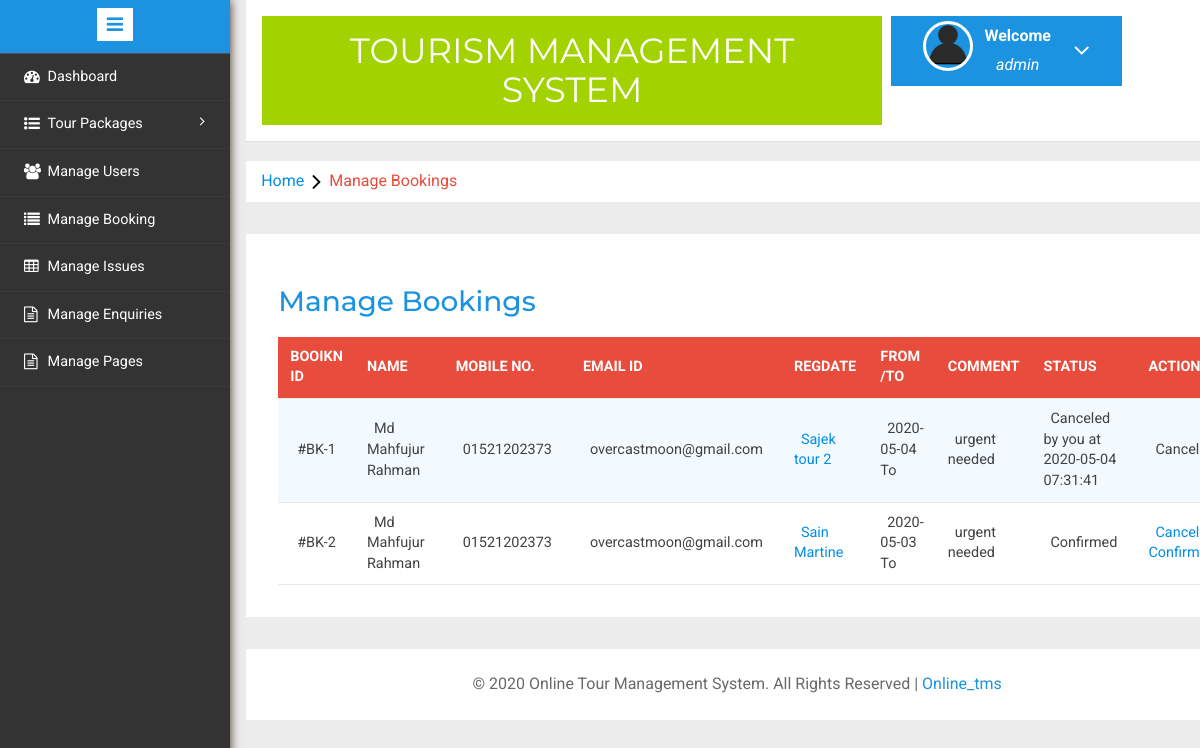
The app's page /admin/manage-bookings.php (signed in) with its own data.
### tables this page shows
CREATE TABLE `tbl_user` (
  `id` int(11) NOT NULL,
  `fullname` varchar(50) NOT NULL,
  `mobile` varchar(20) NOT NULL,
  `email` varchar(50) NOT NULL,
  `password` varchar(50) NOT NULL,
  `regdate` timestamp NOT NULL DEFAULT CURRENT_TIMESTAMP ON UPDATE CURRENT_TIMESTAMP,
  `upda` timestamp NOT NULL DEFAULT '0000-00-00 00:00:00' ON UPDATE CURRENT_TIMESTAMP
);

CREATE TABLE `tbl_booking` (
  `id` int(11) NOT NULL,
  `packageid` varchar(255) NOT NULL,
  `useremail` varchar(255) NOT NULL,
  `fromdate` varchar(255) NOT NULL,
  `todate` varchar(255) NOT NULL,
  `comment` text NOT NULL,
  `regdate` timestamp NOT NULL DEFAULT CURRENT_TIMESTAMP ON UPDATE CURRENT_TIMESTAMP,
  `status` varchar(255) NOT NULL,
  `cancellby` varchar(255) NOT NULL,
  `updatedate` timestamp NOT NULL DEFAULT '0000-00-00 00:00:00' ON UPDATE CURRENT_TIMESTAMP
);

CREATE TABLE `tbl_tourpackage` (
  `id` int(11) NOT NULL,
  `packagename` varchar(255) NOT NULL,
  `packagetype` varchar(20) NOT NULL,
  `packagelocation` varchar(20) NOT NULL,
  `pakageprice` varbinary(255) NOT NULL,
  `packagefetures` text NOT NULL,
  `packagedetails` text NOT NULL,
  `packageimage` varchar(255) NOT NULL,
  `createdate` timestamp NOT NULL DEFAULT CURRENT_TIMESTAMP ON UPDATE CURRENT_TIMESTAMP,
  `updatedate` timestamp NOT NULL DEFAULT '0000-00-00 00:00:00' ON UPDATE CURRENT_TIMESTAMP
);

### admin/manage-bookings.php (the view, shortened to what this page needs)
<?php
include('includes/config.php');
if(strlen($_SESSION['alogin'])==0)
{
	header('location:index.php');
}
else{
?>
<!DOCTYPE HTML>
<html>
	<head>
		<link href="css/bootstrap.min.css" rel='stylesheet' type='text/css' />
		<link href="css/style.css" rel='stylesheet' type='text/css' />
		<link rel="stylesheet" href="css/morris.css" type="text/css"/>
		<link href="css/font-awesome.css" rel="stylesheet">
		<link rel="stylesheet" type="text/css" href="css/table-style.css" />
		<link rel="stylesheet" type="text/css" href="css/basictable.css" />
		<link rel="stylesheet" href="css/icon-font.min.css" type='text/css' />
	</head>
	<body>
		<div class="page-container">
			<div class="left-content">
				<div class="mother-grid-inner">
					<?php include('includes/header.php');?>
				</div>
				<ol class="breadcrumb">
					<li class="breadcrumb-item"><a href="index.html">Home</a><i class="fa fa-angle-right"></i>Manage Bookings</li>
				</ol>
				<div class="agile-grids">
					<div class="agile-tables">
						<div class="w3l-table-info">
							<h2>Manage Bookings</h2>
							<table id="table">
								<thead>
									<tr>
										<th>Booikn id</th>
										<th>Name</th>
										<th>Mobile No.</th>
										<th>Email Id</th>
										<th>RegDate </th>
										<th>From /To </th>
										<th>Comment </th>
										<th>Status </th>
										<th>Action </th>
									</tr>
								</thead>
								<tbody>
									<?php $sql = "SELECT tbl_booking.id as bookid,tbl_user.fullname as fname,tbl_user.mobile as mnumber,tbl_user.email as email,tbl_tourpackage.packagename as pckname,tbl_booking.packageid as pid,tbl_booking.fromdate as fdate,tbl_booking.todate as tdate,tbl_booking.comment as comment,tbl_booking.status as status,tbl_booking.cancellby as cancelby,tbl_booking.updatedate as upddate from tbl_user JOIN  tbl_booking on  tbl_booking.useremail=tbl_user.email join tbl_tourpackage on tbl_tourpackage.id=tbl_booking.packageid";
									$query=mysqli_query($con,$sql);
									$num=mysqli_num_rows($query);
									if ($num>0) {
										$cont=1;
										while ($result=mysqli_fetch_array($query)) {
									?>
									<tr>
										<td>#BK-<?php echo htmlentities($result['bookid']);?></td>
										<td><?php echo htmlentities($result['fname']);?></td>
										<td><?php echo htmlentities($result['mnumber']);?></td>
										<td><?php echo htmlentities($result['email']);?></td>
										<td><a href="update-package.php?pid=<?php echo htmlentities($result['pid']);?>"><?php echo htmlentities($result['pckname']);?></a></td>
										<td><?php echo htmlentities($result['fdate']);?> To <?php echo htmlentities($result['todate']);?></td>
										<td><?php echo htmlentities($result['comment']);?></td>
										<td><?php if($result['status']==0)
											{
												echo "Pending";
											}
											if($result['status']==1)
											{
												echo "Confirmed";
											}
											if($result['status']==2 and  $result['cancelby']=='a')
											{
												echo "Canceled by you at " .$result['upddate'];
											}
										?></td>
										<?php if($result['status']==2)
										{
										?><td>Cancelled</td>
										<?php } else {?>
										<td><a href="manage-bookings.php?bkid=<?php echo htmlentities($result['bookid']);?>" onclick="return confirm('Do you really want to cancel booking')" >Cancel</a> / <a href="manage-bookings.php?bckid=<?php echo htmlentities($result['bookid']);?>" onclick="return confirm('Do you really want to cancel booking')" >Confirm</a></td>
										<?php }?>
									</tr>
									<?php $cont++;} }?>
								</tbody>
							</table>
						</div>
				</div>
				<?php include('includes/footer.php');?>
			</div>
		</div>
		<?php include('includes/sidebarmenu.php');?>
	</div>
</body>
</html>
<?php } ?>

### admin/css/table-style.css (style rules this page uses)
table { background: white; border-collapse: collapse; margin: 1.25em 0 0; width: 100%; }
table tr, table th, table td { border: none; border-bottom: 1px solid #e8e8e8; font-size: .95em; }
table th, table td { padding: 10px 12px; text-align: left; }
table th { background: #e74c3c; color: #fff; text-transform: uppercase; }
table tr td { background: #f3faff; color: #424242; }
table tr:nth-of-type(2n+2) td { background: #ffffff; }
table { width: 100%; }

### records on screen
tbl_user: tbl_booking.id "1", fullname "Md Mahfujur Rahman", mobile "01521202373", email "overcastmoon@gmail.com", tbl_tourpackage.packagename "Sajek tour 2", tbl_booking.fromdate "2020-05-04", tbl_booking.comment "urgent needed", tbl_booking.updatedate "2020-05-04 07:31:41", shows "Cancelled", tbl_booking.id "2", tbl_tourpackage.packagename "Sain Martine", tbl_booking.fromdate "2020-05-03", shows "Confirmed"

### other values on screen
$_SESSION['alogin'] "admin"
Date("Y") "2020"
